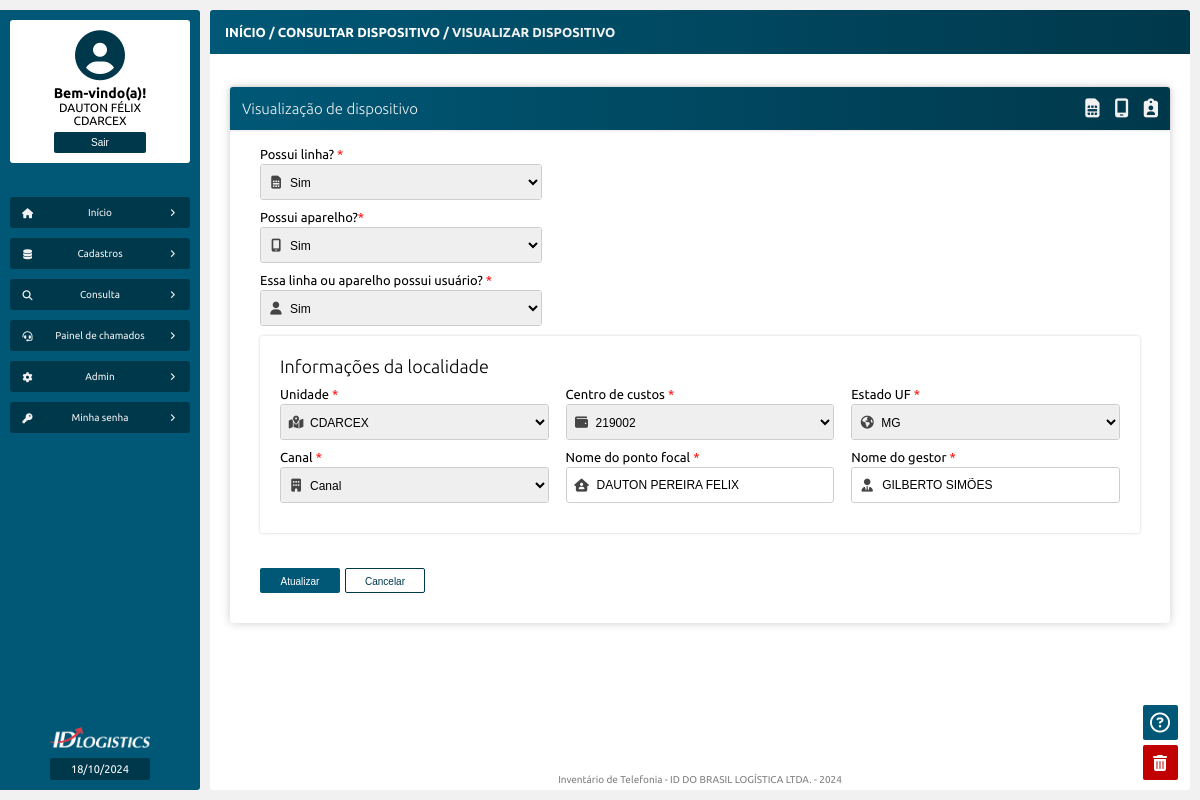
The app's page /visualiza_dispositivo.php?id=1 (signed in) with its own data.
### tables this page shows
CREATE TABLE `tb_dispositivos` (
  `id` int NOT NULL AUTO_INCREMENT,
  `possui_linha` varchar(45) DEFAULT NULL,
  `linha` varchar(100) DEFAULT NULL,
  `operadora` varchar(100) DEFAULT NULL,
  `servico` varchar(100) DEFAULT NULL,
  `perfil` varchar(100) DEFAULT NULL,
  `status` varchar(100) DEFAULT NULL,
  `data_ativacao` varchar(100) DEFAULT NULL,
  `sim_card` varchar(100) DEFAULT NULL,
  `possui_aparelho` varchar(45) DEFAULT NULL,
  `marca_aparelho` varchar(100) DEFAULT NULL,
  `modelo_aparelho` varchar(100) DEFAULT NULL,
  `imei_aparelho` varchar(100) DEFAULT NULL,
  `gestao_mdm` varchar(100) DEFAULT NULL,
  `unidade` varchar(100) DEFAULT NULL,
  `centro_custo` varchar(100) DEFAULT NULL,
  `uf` varchar(10) DEFAULT NULL,
  `canal` varchar(100) DEFAULT NULL,
  `ponto_focal` varchar(100) DEFAULT NULL,
  `gestor` varchar(100) DEFAULT NULL,
  `possui_usuario` varchar(45) DEFAULT NULL,
  `nome` varchar(100) DEFAULT NULL,
  `matricula` varchar(100) DEFAULT NULL,
  `email` varchar(100) DEFAULT NULL,
  `funcao` varchar(100) DEFAULT NULL,
  PRIMARY KEY (`id`),
  FULLTEXT KEY `linha` (`linha`,`operadora`,`servico`,`perfil`,`status`,`sim_card`,`marca_aparelho`,`modelo_aparelho`,`imei_aparelho`,`unidade`,`centro_custo`,`uf`,`ponto_focal`,`gestor`,`nome`,`matricula`)
);

### src/model/Telefonia.php (called while the page is built, shortened)
<?php
class Telefonia
{
    private PDO $pdo;
    public function __construct(PDO $pdo)
    {
        $this->pdo = $pdo;
    }
    public function buscaIdDispositivo(int $id): array
    {
        $sql = "SELECT * FROM tb_dispositivos WHERE id = ?";
        $stmt = $this->pdo->prepare($sql);
        $stmt->bindValue(1, $id);
        $stmt->execute();
        $reslutado = $stmt->fetch(PDO::FETCH_ASSOC);
        return $reslutado;
    }
}

### visualiza_dispositivo.php (the view, shortened to what this page needs)
<?php
require_once "src/config/conexao_bd.php";
$buscaIdUsuario = new Telefonia($pdo);
$dadoDispositivo = $buscaIdUsuario->buscaIdDispositivo($_GET['id']);
?>
<!DOCTYPE html>
<html>
<head>
    <?php
    require_once "src/views/layout/head.php";
    ?>
</head>
<body>
    <main class="corpo">
        <?php
        require_once "src/views/layout/menu_lateral.php";
        ?>
        <section class="principal">
            <article class="conteudo">
                <header class="conteudo-cabecalho">
                    <h3><a href="inicio.php">INÍCIO</a> / <a href="<?= $_SERVER['HTTP_REFERER'] ?>">CONSULTAR DISPOSITIVO</a> / VISUALIZAR DISPOSITIVO</h3>
                </header>
                <section class="conteudo-center">
                    <form method="post" class="form-labels-lado-a-lado" id="form-labels-lado-a-lado" autocomplete="off">
                        <header id="form-cabecalho">
                            <h1>Visualização de dispositivo</h1>
                            <i class="fa-solid fa-sim-card"></i>
                            <i class="fa-solid fa-mobile-screen"></i>
                            <i class="fa-solid fa-clipboard-user"></i>
                        </header>
                        <label for="possui_linha">Possui linha?<span style="color: red;"> *</span>
                            <div>
                                <i class="fa-solid fa-sim-card"></i>
                                <select name="possui_linha" required>
                                    <option value="<?= htmlentities($dadoDispositivo['possui_linha']) ?>"><?= htmlentities($dadoDispositivo['possui_linha']) ?></option>
                                </select>
                            </div>
                        </label>
                        <label for="possui_aparelho">Possui aparelho?<span style="color: red;">*</span>
                            <div>
                                <i class="fa-solid fa-mobile-screen"></i>
                                <select name="possui_aparelho" required>
                                    <option value="<?= htmlentities($dadoDispositivo['possui_aparelho']) ?>"><?= htmlentities($dadoDispositivo['possui_aparelho']) ?></option>
                                </select>
                            </div>
                        </label>
                        <label for="possui_usuario">Essa linha ou aparelho possui usuário?<span style="color: red;"> *</span>
                            <div>
                                <i class="fa-solid fa-user"></i>
                                <select name="possui_usuario" required>
                                    <option value="<?= htmlentities($dadoDispositivo['possui_usuario']) ?>"><?= htmlentities($dadoDispositivo['possui_usuario']) ?></option>
                                </select>
                            </div>
                        </label>
                        <section class="form-secao-04">
                            <h2>Informações da localidade</h2>
                            <label for="unidade">Unidade<span style="color: red;"> *</span>
                                <div>
                                    <i class="fa-solid fa-map-location-dot"></i>
                                    <select name="unidade">
                                        <option value="<?= htmlentities($dadoDispositivo['unidade']) ?>"><?= htmlentities($dadoDispositivo['unidade']) ?></option>
                                    </select>
                                </div>
                            </label>
                            <label for="centro_custo">Centro de custos<span style="color: red;"> *</span>
                                <div>
                                    <i class="fa-solid fa-wallet"></i>
                                    <select name="centro_custo">
                                        <option value="<?= htmlentities($dadoDispositivo['centro_custo']) ?>"><?= htmlentities($dadoDispositivo['centro_custo']) ?></option>
                                    </select>
                                </div>
                            </label>
                            <label for="uf">Estado UF<span style="color: red;"> *</span>
                                <div>
                                    <i class="fa-solid fa-earth-americas"></i>
                                    <select name="uf">
                                        <option value="<?= htmlentities($dadoDispositivo['uf']) ?>"><?= htmlentities($dadoDispositivo['uf']) ?></option>
                                    </select>
                                </div>
                            </label>
                            <label for="canal">Canal<span style="color: red;"> *</span>
                                <div>
                                    <i class="fa-solid fa-building"></i>
                                    <select name="canal">
                                        <option value="<?= htmlentities($dadoDispositivo['canal']) ?>">Canal</option>
                                    </select>
                                </div>
                            </label>
                            <label for="gestor">Nome do ponto focal<span style="color: red;"> *</span>
                                <div>
                                    <i class="fa-solid fa-house-user"></i>
                                    <input type="text" name="ponto_focal" id="ponto_focal" placeholder="Nome do ponto focal" value="<?= htmlentities($dadoDispositivo['ponto_focal']) ?>">
                                </div>
                            </label>
                            <label for="gestor">Nome do gestor<span style="color: red;"> *</span>
                                <div>
                                    <i class="fa-solid fa-user-tie"></i>
                                    <input type="text" name="gestor" id="gestor" placeholder="Nome do gestor" value="<?= htmlentities($dadoDispositivo['gestor']) ?>">
                                </div>
                            </label>
                        </section>
                        <div>
                            <button type="submit" name="btn-requisitar">Atualizar</button>
                            <a href="<?= $_SERVER['HTTP_REFERER'] ?>"><button type="button" id="btn-cancelar">Cancelar</button></a>
                        </div>
                    </form>
                </section>
                <?php
                require_once "src/views/layout/rodape.php";
                ?>
            </article>
        </section>
    </main>
    <div class="btns-atalhos">
        <button type="button" id="btn-atalho" title="Caixa de ajuda"><i class="fa-regular fa-circle-question"></i></button>
        <button id="btn-atalho" title="Excluir" title="Gerenciar usuários">
            <i class="fa-solid fa-trash-can"></i>
        </button>
    </div>
</body>
</html>

### css/style.css (style rules this page uses)
:root { --primary-color: #0088ff; --secundary-color: #005876; --terciary-color: #00384b; --white-color: #f1f1f1; --primary-shadow: 0 0 .5em #808080 }
* { padding: 0; margin: 0; box-sizing: border-box; }
a { text-decoration: none; }
body { font-family: 'Playpen Sans', cursive; font-family: 'Ubuntu', sans-serif; background: var(--white-color); }
.corpo { width: 100%; height: 100%; padding: 10px 10px 10px 0; position: absolute; display: flex; }
.principal { width: 100%; height: 100%; display: flex; flex-direction: column; }
.conteudo { width: 100%; height: 100%; position: relative; display: flex; flex-direction: column; align-items: center; overflow: hidden; background: #ffffff; border-radius: 3px; }
.conteudo-cabecalho { width: 100%; margin-bottom: 10px; padding: 15px; display: flex; justify-content: space-between; align-items: center; background: linear-gradient(to right, var(--secundary-color), var(--terciary-color)); color: var(--white-color); }
.conteudo-cabecalho h3 { font-size: 13px; font-weight: bold; }
.conteudo-center { width: 100%; height: 100%; padding: 10px 20px 20px 20px; display: flex; align-content: baseline; align-items: center; flex-direction: column; overflow: scroll; }
.conteudo-center h1 { width: 100%; font-size: 16px; font-weight: 100; }

### css/form.css (style rules this page uses)
form section { width: 100%; margin-bottom: 20px; padding: 20px; display: flex; flex-wrap: wrap; gap: 2%; display: none; box-shadow: 0 0 .3em #cdcdcd; border-radius: 3px; }
.form-secao-04 { display: flex; }
form { width: 100%; height: fit-content; margin: 13px auto; padding: 60px 30px 30px 30px; position: relative; display: flex; flex-direction: column; border-radius: 3px; box-shadow: 0 0 1em #cdcdcd; background:#fff; font-size: 10px; }
#form-cabecalho { width: 100%; height: fit-content; padding: 12px; display: flex; align-items: center; justify-content: space-between; gap: 5px; position: absolute; top: 0; left: 0; box-shadow: 0 0 .3em #cdcdcd; border-radius: 3px 3px 0 0; background: linear-gradient(to right, var(--secundary-color), var(--terciary-color)); color: #fff; }
#form-cabecalho h1 { margin: 0; font-size: 15px; color: var(--white-color); text-align: left; }
#form-cabecalho i { margin: 0 0 0 10px; color: var(--white-color); font-size: 19px; }
form h2 { width: 100%; font-size: 18px; margin: 0 0 10px 0; font-weight: 100; }
form label { width: 49%; margin: 0 0 10px 0; font-size: 13px; }
form label div { position: relative; display: flex; align-items: center; margin: 3px 0 0 0; border: 1px solid #cdcdcd ; border-radius: 3px; }
form label div i { width: 30px; min-width: 30px; margin: 0; position: absolute; left: 0; font-size: 13px; text-align: center; color: #454545; border-radius: 3px 0 0 3px; }
form input, form select { width: 100%; padding: 10px 10px 10px 30px; font-size: 12px; border: none; border-radius: 3px; }
form select { padding: 10px 8px 8px 25px; }
form select option { font-size: 12px; color: #303030; }
form div { width: 100%; margin: 15px 0 0 0; display: flex; gap: 10px 5px; }
#form-labels-lado-a-lado { width: 100%; gap: 2% 2%; justify-content: left; }
#form-labels-lado-a-lado label { width: 32%; }

### css/botoes.css (style rules this page uses)
button { width: fit-content; min-width: 80px; padding: 5px 15px; border-radius: 2px; border: none; background: var(--secundary-color); color: #fff; font-size: 10px; cursor: pointer; }
#btn-cancelar { background: #fff; border: 1px solid var(--terciary-color); color: var(--terciary-color); }
.btns-atalhos { width: 70px; position: fixed; bottom: 20px; right: 5px; display: flex; align-items: center; justify-content: center; flex-direction: column; gap: 5px; z-index: 2; }
#btn-atalho { width: 35px; min-width: 0; height: 35px; padding: 5px; }
#btn-atalho i { font-size: 16px; }
#btn-atalho .fa-circle-question { font-size: 20px; }
#btn-atalho[title='Excluir'] { background: #c10000; }
form button { padding: 7px 15px 5px 15px; }

### visualiza_dispositivo.php (style rules this page uses)
form section { display: flex; }

### records on screen
tb_dispositivos: possui_linha "Sim", possui_aparelho "Sim", possui_usuario "Sim", unidade "CDARCEX", centro_custo "219002", uf "MG", ponto_focal "DAUTON PEREIRA FELIX", gestor "GILBERTO SIMÕES"

### other values on screen
$_SESSION['nome'] "DAUTON FÉLIX"
$_SESSION['unidade'] "CDARCEX"
exibeDataAtual() "18/10/2024"
